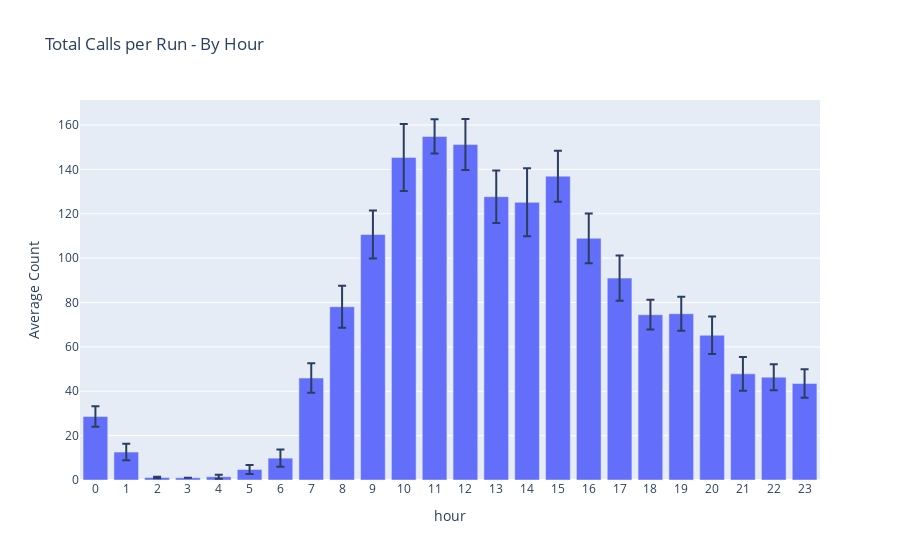

Source (notebook cell):
### Code cell
aggregated_data = hourly_calls_per_run.groupby("hour").agg(
    mean_count=("count", "mean"),
    std_count=("count", "std")
).reset_index()

px.bar(
    aggregated_data,
    x="hour",
    y="mean_count",
    error_y="std_count",
    labels={"mean_count": "Average Count"},
    title="Total Calls per Run - By Hour"
).update_xaxes(dtick=1)

### Figure 1 — Plotly figure (JSON) as saved in the notebook; plotly's stock layout.template omitted (floating-point values rounded to 4 significant figures)
{"data": [{"alignmentgroup": "True", "error_y": {"array": [4.626, 3.691, 0.3536, 0, 0.9342, 1.997, 3.843, 6.645, 9.447, 10.84, 15.09, 7.727, 11.51, 11.81, 15.34, 11.51, 11.2, 10.23, 6.708, 7.667, 8.478, 7.618, 5.869, 6.46]}, "hovertemplate": "hour=%{x}<br>Average Count=%{y}<extra></extra>", "legendgroup": "", "marker": {"color": "#636efa", "pattern": {"shape": ""}}, "name": "", "offsetgroup": "", "orientation": "v", "showlegend": false, "textposition": "auto", "type": "bar", "x": [0, 1, 2, 3, 4, 5, 6, 7, 8, 9, 10, 11, 12, 13, 14, 15, 16, 17, 18, 19, 20, 21, 22, 23], "xaxis": "x", "y": [28.65, 12.6, 1.125, 1, 1.455, 4.75, 9.85, 45.95, 78.1, 110.7, 145.4, 154.8, 151.2, 127.7, 125.2, 136.9, 109.0, 91, 74.5, 74.95, 65.25, 47.85, 46.35, 43.5], "yaxis": "y"}], "layout": {"barmode": "relative", "legend": {"tracegroupgap": 0}, "title": {"text": "Total Calls per Run - By Hour"}, "xaxis": {"anchor": "y", "domain": [0, 1], "dtick": 1, "title": {"text": "hour"}}, "yaxis": {"anchor": "x", "domain": [0, 1], "title": {"text": "Average Count"}}}}
